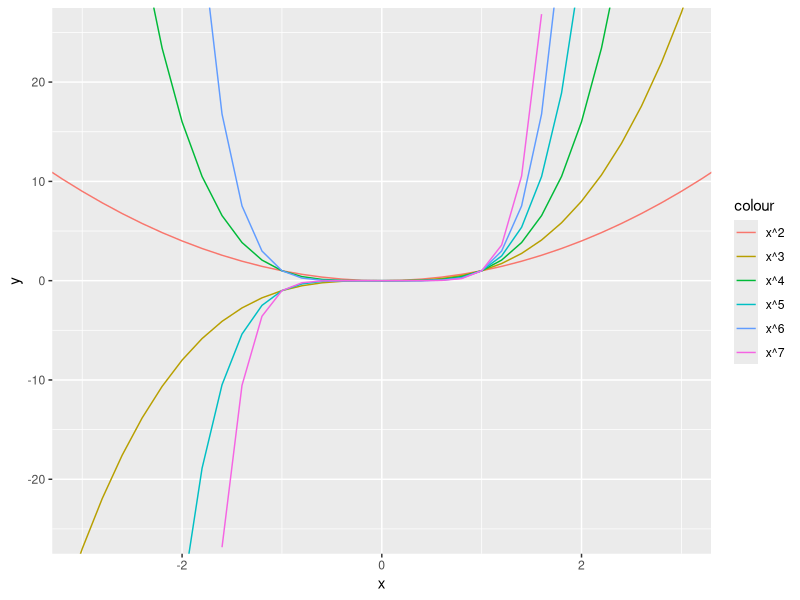
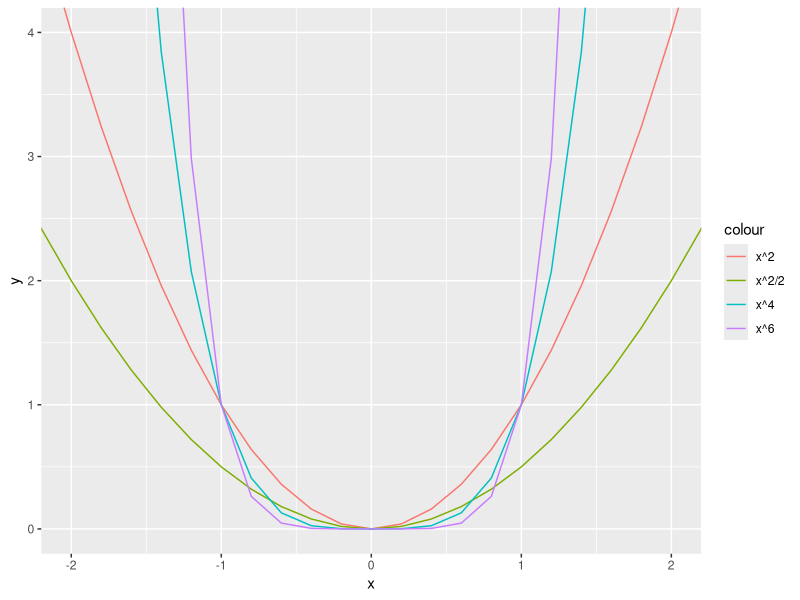
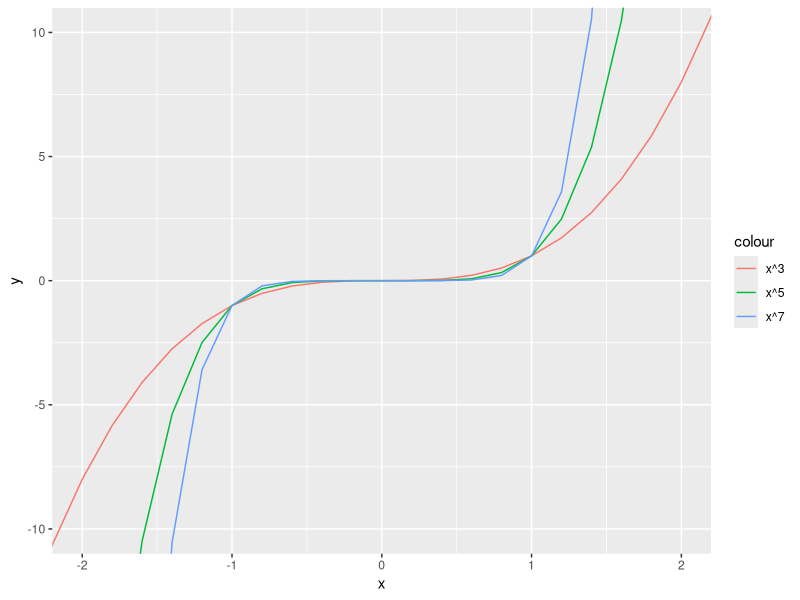
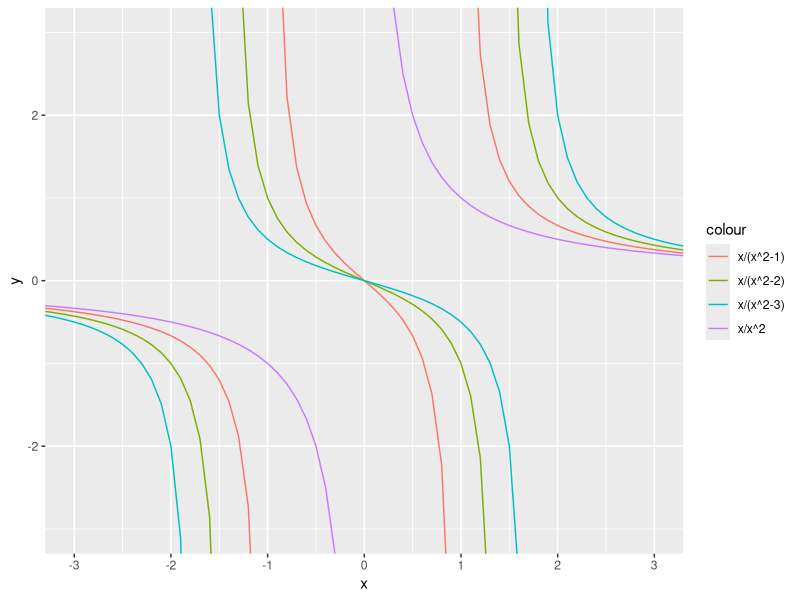
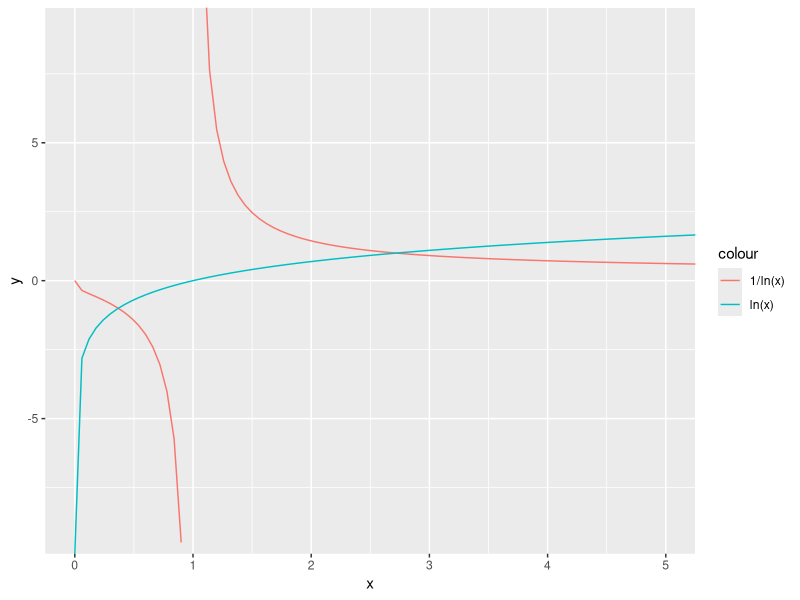
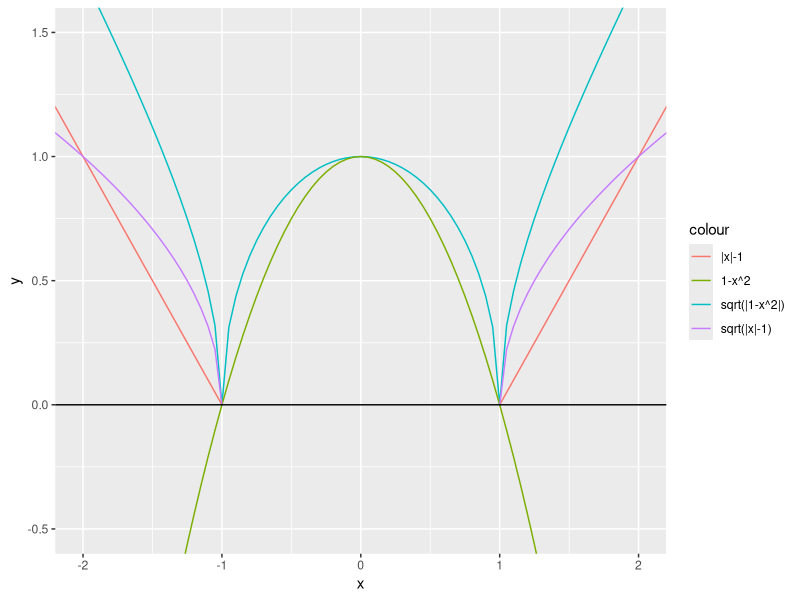

Write R code to recreate these figures, in order.
## ---- chunk 1
knitr::opts_chunk$set(echo = TRUE)
## ---- chunk 2
library(knitr)
library(ggplot2)
ggplot(data.frame(x=c(-10,10)), aes(x))+ ylim(-50,50)+
  stat_function(fun=function(x)x^2, geom='line', aes(color = 'x^2'))+
  stat_function(fun=function(x)x^3, geom='line', aes(color = 'x^3'))+
  stat_function(fun=function(x)x^4, geom='line', aes(color = 'x^4'))+
  stat_function(fun=function(x)x^5, geom='line', aes(color = 'x^5'))+
  stat_function(fun=function(x)x^6, geom='line', aes(color = 'x^6'))+
  stat_function(fun=function(x)x^7, geom='line', aes(color = 'x^7'))+
  coord_cartesian(ylim = c(-25,25), xlim = c(-3,3))

## Only even

ggplot(data.frame(x=c(-10,10)), aes(x))+ ylim(-30,30)+
  stat_function(fun=function(x)x^2, geom='line', aes(color = 'x^2'))+
  stat_function(fun=function(x)x^2/2, geom='line', aes(color = 'x^2/2'))+
  stat_function(fun=function(x)x^4, geom='line', aes(color = 'x^4'))+
  #stat_function(fun=function(x)x^5, geom='line', aes(color = 'x^5'))+
  stat_function(fun=function(x)x^6, geom='line', aes(color = 'x^6'))+
  #stat_function(fun=function(x)x^7, geom='line', aes(color = 'x^7'))+
  coord_cartesian(ylim = c(0,4), xlim = c(-2,2))

## Only odd

ggplot(data.frame(x=c(-10,10)), aes(x))+ ylim(-30,30)+
 # stat_function(fun=function(x)x^2, geom='line', aes(color = 'x^2'))+
  stat_function(fun=function(x)x^3, geom='line', aes(color = 'x^3'))+
 # stat_function(fun=function(x)x^4, geom='line', aes(color = 'x^4'))+
  stat_function(fun=function(x)x^5, geom='line', aes(color = 'x^5'))+
 # stat_function(fun=function(x)x^6, geom='line', aes(color = 'x^6'))+
  stat_function(fun=function(x)x^7, geom='line', aes(color = 'x^7'))+
  coord_cartesian(ylim = c(-10,10), xlim = c(-2,2))

vals <- seq(-3,3, by = 0.5)
table3 <- vector()
for (x in vals){
  y <- x^3
  xy <- cbind(x, y)
  table3 <- rbind(table3, xy)
}
colnames(table3)<-c('x','x^3')
table5 <- vector()
for (x in vals){
  y <- x^5
  xy <- cbind(x,y)
  table5 <- rbind(table5, xy)
}
colnames(table5)<-c('x','x^5')
table3_5<-merge(table3, table5)
table7 <- vector()
for (x in vals){
  y <- x^7
  xy <- cbind(x,y)
  table7 <- rbind(table7, xy)
}
colnames(table7)<-c('x','x^7')
table_odd <- merge(table3_5, table7)


table2 <- vector()
for (x in vals){
  y <- x^2
  xy <- cbind(x, y)
  table2 <- rbind(table2, xy)
}
colnames(table2)<-c('x','x^2')
table4 <- vector()
for (x in vals){
  y <- x^4
  xy <- cbind(x,y)
  table4 <- rbind(table4, xy)
}
colnames(table4)<-c('x','x^4')
table2_4<-merge(table2, table4)
table6 <- vector()
for (x in vals){
  y <- x^6
  xy <- cbind(x,y)
  table6 <- rbind(table6, xy)
}
colnames(table6)<-c('x','x^6')

table_even <- merge(table2_4, table6)
table_all <- merge(table_even, table_odd)
kable(table_all, digits = 5, caption = '$x^n$')
## ---- chunk 3
eq <-function(x) ifelse(x == 1 | x == -1,NA, (x/((x^2)-1)))
eq2 <-function(x) ifelse(x == sqrt(2) | x == -sqrt(2), NA, (x/((x^2)-2)))
eq3 <-function(x) ifelse(x == sqrt(3) | x == -sqrt(3), NA,(x/((x^2)-3)))

ggplot(data.frame(x=c(-5,5)), aes(x))+
  stat_function(fun=function(x)x/x^2, aes(color = 'x/x^2'))+
  stat_function(fun=eq,geom="line", aes(color="x/(x^2-1)"))+
  stat_function(fun=eq2,geom='line',aes(color='x/(x^2-2)')) +
  stat_function(fun=eq3,geom='line', aes(color ='x/(x^2-3)'))+
  scale_x_continuous(breaks = (seq(-3, 3, by = 1)))+ 
  ylim(-10,10)+
  coord_cartesian(ylim=c(-3,3), xlim=c(-3,3))
  
# Table of Values for x/((x^2)-1)

table_l<-vector()
for(x in seq(-3,-1, 0.1)){
  y<-x/((x^2)-1)
  xy <- cbind(x,y)
  table_l <- rbind(table_l,xy)
}
colnames(table_l)<-c('x','Left part')

table_m<-vector()
for(x in seq(-1,1, 0.1)){
  y<-x/((x^2)-1)
  xy <- cbind(x,y)
  table_m <- rbind(table_m,xy)
}
colnames(table_m)<-c('x','Middle part')

table_r<-vector()
for(x in seq(1,3, 0.1)){
  y<-x/((x^2)-1)
  xy <- cbind(x,y)
  table_r <- rbind(table_r,xy)
}
colnames(table_r)<-c('x','Right part')
table_lmr <-cbind(table_l, table_m, table_r)

kable(table_lmr, caption = '$\\frac{x}{x^2-1}$')
## ---- chunk 4
ggplot(data.frame(x=c(0,6)), aes(x))+
  stat_function(fun=function(x)1/log(x), aes(color = '1/ln(x)'))+
  stat_function(fun=function(x)log(x), aes(color = 'ln(x)'))+
   scale_x_continuous(breaks = (seq(0, 5, by = 1)))+ 
  ylim(-19,18)+
  coord_cartesian(ylim=c(-9,9), xlim=c(0,5))
## ---- chunk 5

eq <- function(x)(sqrt(abs(1-x^2)))
eq1<- function(x)ifelse(abs(x)-1>=0,(abs(x)-1), NA)
eq2<- function(x)(sqrt(abs(x)-1))
ggplot(data.frame(x=c(-2.5,2.5)), aes(x))+
  stat_function(fun=eq, geom='line', aes(color= 'sqrt(|1-x^2|)'))+
  stat_function(fun=eq1, geom = 'line', aes(color = '|x|-1'))+
  stat_function(fun=function(x)(1-x^2), geom= 'line', aes(color = '1-x^2'))+ 
  stat_function(fun=eq2, geom = 'line', aes(color='sqrt(|x|-1)'))+
  ylim(c(-10,10))+
  coord_cartesian(ylim = c(-0.5,1.5),xlim=c(-2,2))+
  geom_hline(yintercept = 0, aes(color = 'black'))

for (x in seq(-3,3,by = 0.5)){
  print(sqrt(abs(1-x^2)))
}

